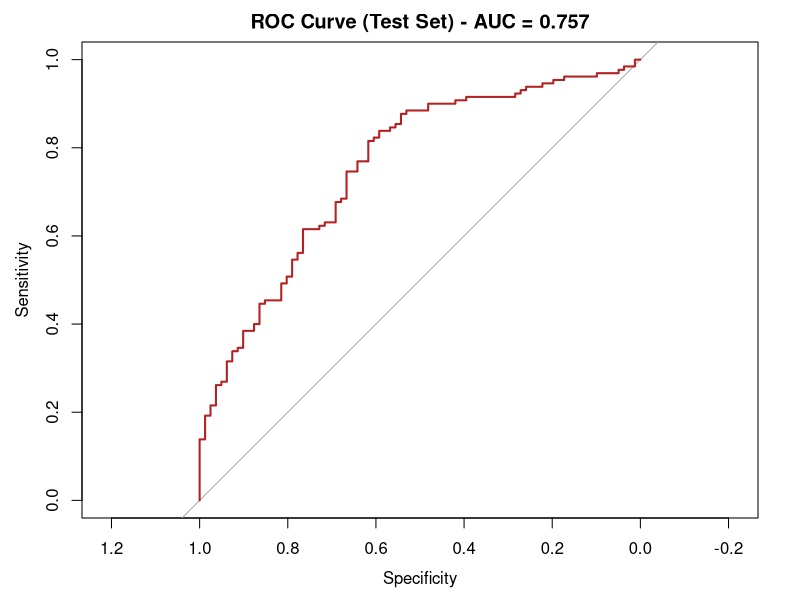

Source code (R):
## ---- chunk 1
knitr::opts_knit$set(root.dir = ".")
knitr::opts_chunk$set(echo = TRUE, warning = FALSE, message = FALSE)
## ---- chunk 2
library(tidyverse)
library(caret)
library(pROC)
library(broom)

data <- read.csv("dataset/osmi_clean_combined.csv")

# Ensure reference levels are set logically for interpretation
data <- data %>%
  mutate(
    Treatment_Cat = factor(Treatment_Cat, levels = c("No", "Yes")),
    Gender_Category = relevel(factor(Gender_Category), ref = "Male"),
    Family_History = relevel(factor(Family_History), ref = "No"),
    Tech_Company_Cat = relevel(factor(Tech_Company_Cat), ref = "No")
  )

set.seed(2026)
train_idx <- sample(nrow(data), floor(0.8 * nrow(data)))
train <- data[train_idx, ]
test  <- data[-train_idx, ]

cat("Training cases:", nrow(train), "| Test cases:", nrow(test), "\n")
## ---- chunk 3
logit_model <- glm(
  Treatment_Cat ~ Age + Gender_Category + Family_History + 
    Employer_Mental_Importance + Employer_Phys_Importance + 
    Coworker_Reaction_Score + Tech_Company_Cat,
  family = binomial(link = "logit"),
  data = train
)

# Extract Odds Ratios (OR) and Confidence Intervals
model_matrix <- summary(logit_model)$coefficients
wald_ci <- confint.default(logit_model)

odds_ratios <- tibble(
  Predictor = rownames(model_matrix),
  Estimate = model_matrix[, "Estimate"],
  `Odds Ratio (OR)` = exp(Estimate),
  `P-value` = model_matrix[, "Pr(>|z|)"],
  Significant = `P-value` < 0.05
) %>%
  filter(Predictor != "(Intercept)") %>%
  mutate(
    across(c(Estimate, `Odds Ratio (OR)`), ~ round(.x, 3)),
    `P-value` = format.pval(`P-value`, digits = 3, eps = 0.001)
  )

knitr::kable(odds_ratios, caption = "Adjusted Odds Ratios for Seeking Treatment")
## ---- chunk 4
# Generate probabilities and classes on the Test Set
test_probs <- predict(logit_model, newdata = test, type = "response")
test_preds <- factor(ifelse(test_probs >= 0.5, "Yes", "No"), levels = c("No", "Yes"))
actual_class <- test$Treatment_Cat

# Confusion Matrix
conf_matrix <- confusionMatrix(test_preds, actual_class, positive = "Yes")
print(conf_matrix$table)

# Extract Metrics for inline text
acc_val <- conf_matrix$overall["Accuracy"]
prec_val <- conf_matrix$byClass["Pos Pred Value"]
rec_val <- conf_matrix$byClass["Sensitivity"]

# ROC and AUC
roc_curve <- roc(actual_class, test_probs)
auc_value <- as.numeric(auc(roc_curve))

cat("\nAccuracy: ", round(acc_val, 3))
cat("\nPrecision:", round(prec_val, 3))
cat("\nRecall:   ", round(rec_val, 3))
cat("\nROC-AUC:  ", round(auc_value, 3), "\n")

plot(roc_curve, col = "firebrick", lwd = 2, 
     main = paste("ROC Curve (Test Set) - AUC =", round(auc_value, 3)))
